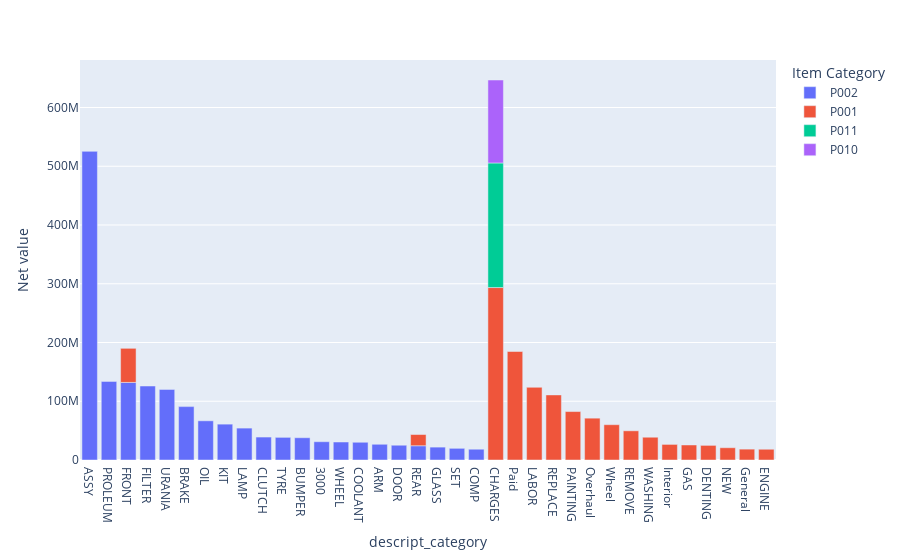

Source (notebook cell):
### Code cell
fig = px.bar(inven_desc2[:40], x='descript_category', y='Net value',color="Item Category")
fig.show()

### Figure 1 — Plotly figure (JSON) as saved in the notebook; plotly's stock layout.template omitted (floating-point values rounded to 4 significant figures)
{"data": [{"alignmentgroup": "True", "hovertemplate": "Item Category=P002<br>descript_category=%{x}<br>Net value=%{y}<extra></extra>", "legendgroup": "P002", "marker": {"color": "#636efa"}, "name": "P002", "offsetgroup": "P002", "orientation": "v", "showlegend": true, "textposition": "auto", "type": "bar", "x": ["ASSY", "PROLEUM", "FRONT", "FILTER", "URANIA", "BRAKE", "OIL", "KIT", "LAMP", "CLUTCH", "TYRE", "BUMPER", "3000", "WHEEL", "COOLANT", "ARM", "DOOR", "REAR", "GLASS", "SET", "COMP"], "xaxis": "x", "y": [525400000.0, 133800000.0, 132100000.0, 125900000.0, 120200000.0, 90860000.0, 66710000.0, 61030000.0, 54290000.0, 39070000.0, 38550000.0, 37920000.0, 31130000.0, 30640000.0, 30190000.0, 26770000.0, 25140000.0, 24270000.0, 21940000.0, 19870000.0, 18350000.0], "yaxis": "y"}, {"alignmentgroup": "True", "hovertemplate": "Item Category=P001<br>descript_category=%{x}<br>Net value=%{y}<extra></extra>", "legendgroup": "P001", "marker": {"color": "#EF553B"}, "name": "P001", "offsetgroup": "P001", "orientation": "v", "showlegend": true, "textposition": "auto", "type": "bar", "x": ["CHARGES", "Paid", "LABOR", "REPLACE", "PAINTING", "Overhaul", "Wheel", "FRONT", "REMOVE", "WASHING", "Interior", "GAS", "DENTING", "NEW", "REAR", "General", "ENGINE"], "xaxis": "x", "y": [293500000.0, 184700000.0, 123700000.0, 110800000.0, 82470000.0, 71210000.0, 60090000.0, 58030000.0, 49690000.0, 38760000.0, 26530000.0, 25580000.0, 24890000.0, 20890000.0, 19110000.0, 18480000.0, 18300000.0], "yaxis": "y"}, {"alignmentgroup": "True", "hovertemplate": "Item Category=P011<br>descript_category=%{x}<br>Net value=%{y}<extra></extra>", "legendgroup": "P011", "marker": {"color": "#00cc96"}, "name": "P011", "offsetgroup": "P011", "orientation": "v", "showlegend": true, "textposition": "auto", "type": "bar", "x": ["CHARGES"], "xaxis": "x", "y": [212100000.0], "yaxis": "y"}, {"alignmentgroup": "True", "hovertemplate": "Item Category=P010<br>descript_category=%{x}<br>Net value=%{y}<extra></extra>", "legendgroup": "P010", "marker": {"color": "#ab63fa"}, "name": "P010", "offsetgroup": "P010", "orientation": "v", "showlegend": true, "textposition": "auto", "type": "bar", "x": ["CHARGES"], "xaxis": "x", "y": [141200000.0], "yaxis": "y"}], "layout": {"barmode": "relative", "legend": {"title": {"text": "Item Category"}, "tracegroupgap": 0}, "margin": {"t": 60}, "xaxis": {"anchor": "y", "domain": [0, 1], "title": {"text": "descript_category"}}, "yaxis": {"anchor": "x", "domain": [0, 1], "title": {"text": "Net value"}}}}
